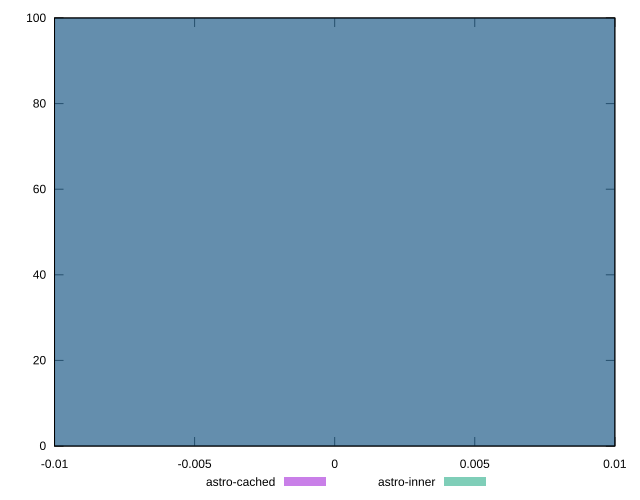

This chart was generated by the following gnuplot code:
reset

$astroCached <<EOF
0 100
EOF

$astroInner <<EOF
0 100
EOF

set key outside below
set boxwidth 0.1
set xrange [-0.01:0.01]
set yrange [0:100]
set trange [0:100]
set style fill transparent solid 0.5 noborder
set terminal svg size 640, 500 enhanced background rgb 'white'
set output "reports/report_00033_2021-03-01T14-23-16.841Z/efficient-animated-content/comparison/histogram/1_vs_2.svg"

plot $astroCached title "astro-cached" with boxes, \
     $astroInner title "astro-inner" with boxes

reset
